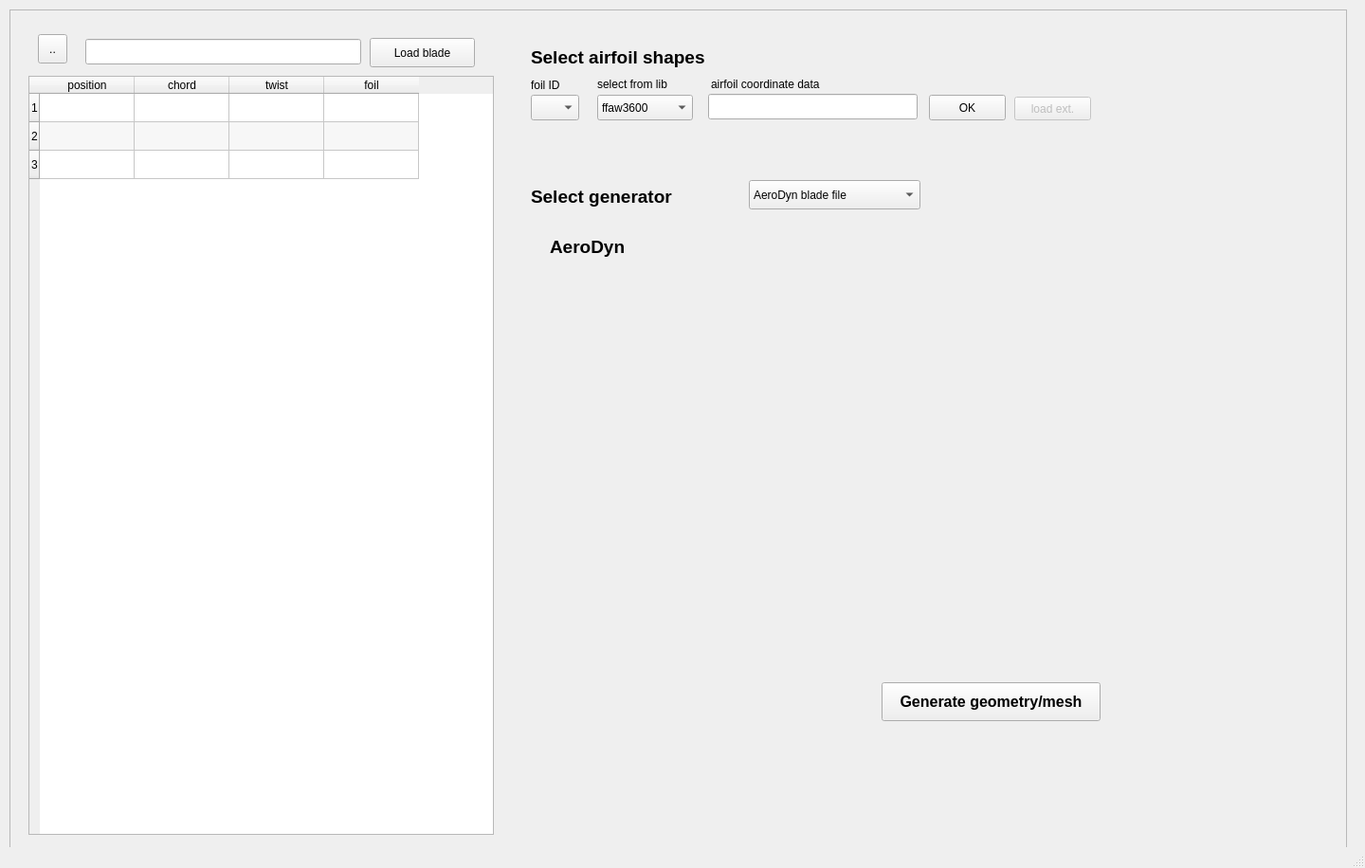
<?xml version="1.0" encoding="UTF-8"?>
<ui version="4.0">
 <class>MainWindow</class>
 <widget class="QMainWindow" name="MainWindow">
  <property name="geometry">
   <rect>
    <x>0</x>
    <y>0</y>
    <width>1440</width>
    <height>916</height>
   </rect>
  </property>
  <property name="windowTitle">
   <string>MainWindow</string>
  </property>
  <widget class="QWidget" name="centralwidget">
   <widget class="QFrame" name="Geo_frame">
    <property name="geometry">
     <rect>
      <x>10</x>
      <y>10</y>
      <width>1411</width>
      <height>901</height>
     </rect>
    </property>
    <property name="frameShape">
     <enum>QFrame::StyledPanel</enum>
    </property>
    <property name="frameShadow">
     <enum>QFrame::Raised</enum>
    </property>
    <widget class="QWidget" name="Geo_widget_3" native="true">
     <property name="geometry">
      <rect>
       <x>10</x>
       <y>20</y>
       <width>511</width>
       <height>861</height>
      </rect>
     </property>
     <widget class="QTableWidget" name="Geo_Table1">
      <property name="enabled">
       <bool>true</bool>
      </property>
      <property name="geometry">
       <rect>
        <x>10</x>
        <y>50</y>
        <width>491</width>
        <height>801</height>
       </rect>
      </property>
      <property name="alternatingRowColors">
       <bool>true</bool>
      </property>
      <property name="gridStyle">
       <enum>Qt::SolidLine</enum>
      </property>
      <property name="sortingEnabled">
       <bool>false</bool>
      </property>
      <row>
       <property name="text">
        <string>1</string>
       </property>
      </row>
      <row>
       <property name="text">
        <string>2</string>
       </property>
      </row>
      <row>
       <property name="text">
        <string>3</string>
       </property>
      </row>
      <column>
       <property name="text">
        <string>position</string>
       </property>
      </column>
      <column>
       <property name="text">
        <string>chord</string>
       </property>
      </column>
      <column>
       <property name="text">
        <string>twist</string>
       </property>
      </column>
      <column>
       <property name="text">
        <string>foil</string>
       </property>
      </column>
     </widget>
     <widget class="QPushButton" name="Geo_Button1">
      <property name="geometry">
       <rect>
        <x>370</x>
        <y>10</y>
        <width>111</width>
        <height>31</height>
       </rect>
      </property>
      <property name="text">
       <string>Load blade</string>
      </property>
     </widget>
     <widget class="QLineEdit" name="Geo_LineEdit1">
      <property name="geometry">
       <rect>
        <x>70</x>
        <y>11</y>
        <width>291</width>
        <height>27</height>
       </rect>
      </property>
      <property name="text">
       <string/>
      </property>
     </widget>
     <widget class="QToolButton" name="Geo_toolButton1">
      <property name="enabled">
       <bool>true</bool>
      </property>
      <property name="geometry">
       <rect>
        <x>20</x>
        <y>6</y>
        <width>31</width>
        <height>31</height>
       </rect>
      </property>
      <property name="text">
       <string>..</string>
      </property>
     </widget>
    </widget>
    <widget class="QWidget" name="Geo_widget_7" native="true">
     <property name="geometry">
      <rect>
       <x>530</x>
       <y>20</y>
       <width>701</width>
       <height>861</height>
      </rect>
     </property>
     <widget class="QWidget" name="Geo_widget" native="true">
      <property name="enabled">
       <bool>true</bool>
      </property>
      <property name="geometry">
       <rect>
        <x>10</x>
        <y>10</y>
        <width>621</width>
        <height>121</height>
       </rect>
      </property>
      <widget class="QLabel" name="Geo_label_2">
       <property name="geometry">
        <rect>
         <x>10</x>
         <y>10</y>
         <width>221</width>
         <height>21</height>
        </rect>
       </property>
       <property name="font">
        <font>
         <pointsize>14</pointsize>
         <weight>75</weight>
         <bold>true</bold>
        </font>
       </property>
       <property name="text">
        <string>Select airfoil shapes </string>
       </property>
      </widget>
      <widget class="QToolButton" name="Geo_toolButton">
       <property name="enabled">
        <bool>false</bool>
       </property>
       <property name="geometry">
        <rect>
         <x>520</x>
         <y>62</y>
         <width>81</width>
         <height>25</height>
        </rect>
       </property>
       <property name="text">
        <string>load ext.</string>
       </property>
      </widget>
      <widget class="QLineEdit" name="Geo_lineEdit">
       <property name="geometry">
        <rect>
         <x>197</x>
         <y>59</y>
         <width>221</width>
         <height>27</height>
        </rect>
       </property>
      </widget>
      <widget class="QComboBox" name="Geo_comboBox_2">
       <property name="geometry">
        <rect>
         <x>10</x>
         <y>60</y>
         <width>51</width>
         <height>27</height>
        </rect>
       </property>
      </widget>
      <widget class="QLabel" name="Geo_label_4">
       <property name="geometry">
        <rect>
         <x>10</x>
         <y>41</y>
         <width>66</width>
         <height>17</height>
        </rect>
       </property>
       <property name="text">
        <string>foil ID</string>
       </property>
      </widget>
      <widget class="QLabel" name="Geo_label_6">
       <property name="geometry">
        <rect>
         <x>200</x>
         <y>40</y>
         <width>161</width>
         <height>17</height>
        </rect>
       </property>
       <property name="text">
        <string>airfoil coordinate data</string>
       </property>
      </widget>
      <widget class="QComboBox" name="Geo_comboBox_3">
       <property name="geometry">
        <rect>
         <x>80</x>
         <y>60</y>
         <width>101</width>
         <height>27</height>
        </rect>
       </property>
       <item>
        <property name="text">
         <string>ffaw3600</string>
        </property>
       </item>
       <item>
        <property name="text">
         <string>ffaw3480</string>
        </property>
       </item>
       <item>
        <property name="text">
         <string>ffaw3360</string>
        </property>
       </item>
       <item>
        <property name="text">
         <string>ffaw3301</string>
        </property>
       </item>
       <item>
        <property name="text">
         <string>ffaw3241</string>
        </property>
       </item>
       <item>
        <property name="text">
         <string>naca0015</string>
        </property>
       </item>
       <item>
        <property name="text">
         <string>cylinder</string>
        </property>
       </item>
       <item>
        <property name="text">
         <string>square</string>
        </property>
       </item>
       <item>
        <property name="text">
         <string>External</string>
        </property>
       </item>
      </widget>
      <widget class="QLabel" name="Geo_label_5">
       <property name="geometry">
        <rect>
         <x>80</x>
         <y>40</y>
         <width>101</width>
         <height>17</height>
        </rect>
       </property>
       <property name="text">
        <string>select from lib</string>
       </property>
      </widget>
      <widget class="QPushButton" name="Geo_pushButton_4">
       <property name="geometry">
        <rect>
         <x>430</x>
         <y>60</y>
         <width>81</width>
         <height>27</height>
        </rect>
       </property>
       <property name="text">
        <string>OK</string>
       </property>
      </widget>
     </widget>
     <widget class="QWidget" name="widget_2" native="true">
      <property name="geometry">
       <rect>
        <x>10</x>
        <y>150</y>
        <width>621</width>
        <height>631</height>
       </rect>
      </property>
      <widget class="QLabel" name="Geo_label">
       <property name="geometry">
        <rect>
         <x>10</x>
         <y>7</y>
         <width>221</width>
         <height>41</height>
        </rect>
       </property>
       <property name="font">
        <font>
         <pointsize>14</pointsize>
         <weight>75</weight>
         <bold>true</bold>
        </font>
       </property>
       <property name="text">
        <string>Select generator</string>
       </property>
      </widget>
      <widget class="QPushButton" name="Geo_Button2">
       <property name="geometry">
        <rect>
         <x>380</x>
         <y>540</y>
         <width>231</width>
         <height>41</height>
        </rect>
       </property>
       <property name="font">
        <font>
         <pointsize>12</pointsize>
         <weight>75</weight>
         <bold>true</bold>
        </font>
       </property>
       <property name="text">
        <string>Generate geometry/mesh</string>
       </property>
      </widget>
      <widget class="QStackedWidget" name="Geo_stackedWidget">
       <property name="geometry">
        <rect>
         <x>10</x>
         <y>50</y>
         <width>411</width>
         <height>471</height>
        </rect>
       </property>
       <property name="currentIndex">
        <number>0</number>
       </property>
       <widget class="QWidget" name="page">
        <widget class="QLabel" name="Geo_label_12">
         <property name="geometry">
          <rect>
           <x>20</x>
           <y>20</y>
           <width>221</width>
           <height>21</height>
          </rect>
         </property>
         <property name="font">
          <font>
           <pointsize>14</pointsize>
           <weight>75</weight>
           <bold>true</bold>
          </font>
         </property>
         <property name="text">
          <string>AeroDyn</string>
         </property>
        </widget>
       </widget>
       <widget class="QWidget" name="page_3">
        <widget class="QLabel" name="Geo_label_13">
         <property name="geometry">
          <rect>
           <x>20</x>
           <y>20</y>
           <width>221</width>
           <height>21</height>
          </rect>
         </property>
         <property name="font">
          <font>
           <pointsize>14</pointsize>
           <weight>75</weight>
           <bold>true</bold>
          </font>
         </property>
         <property name="text">
          <string>turbinesFoam</string>
         </property>
        </widget>
       </widget>
       <widget class="QWidget" name="page_2">
        <widget class="QLabel" name="Geo_label_8">
         <property name="geometry">
          <rect>
           <x>10</x>
           <y>10</y>
           <width>221</width>
           <height>21</height>
          </rect>
         </property>
         <property name="font">
          <font>
           <pointsize>14</pointsize>
           <weight>75</weight>
           <bold>true</bold>
          </font>
         </property>
         <property name="text">
          <string>BB3D</string>
         </property>
        </widget>
        <widget class="QLineEdit" name="Geo_lineEdit_3">
         <property name="geometry">
          <rect>
           <x>20</x>
           <y>160</y>
           <width>191</width>
           <height>27</height>
          </rect>
         </property>
        </widget>
        <widget class="QTableWidget" name="Geo_Table2">
         <property name="enabled">
          <bool>false</bool>
         </property>
         <property name="geometry">
          <rect>
           <x>20</x>
           <y>200</y>
           <width>371</width>
           <height>191</height>
          </rect>
         </property>
         <property name="alternatingRowColors">
          <bool>true</bool>
         </property>
         <property name="gridStyle">
          <enum>Qt::SolidLine</enum>
         </property>
         <property name="sortingEnabled">
          <bool>false</bool>
         </property>
         <column>
          <property name="text">
           <string>loft</string>
          </property>
         </column>
         <column>
          <property name="text">
           <string>end position</string>
          </property>
         </column>
        </widget>
        <widget class="QPushButton" name="Geo_pushButton_2">
         <property name="geometry">
          <rect>
           <x>226</x>
           <y>160</y>
           <width>171</width>
           <height>27</height>
          </rect>
         </property>
         <property name="text">
          <string>set lofts no.</string>
         </property>
        </widget>
        <widget class="QPushButton" name="Geo_pushButton_5">
         <property name="geometry">
          <rect>
           <x>226</x>
           <y>120</y>
           <width>171</width>
           <height>27</height>
          </rect>
         </property>
         <property name="text">
          <string>set spar locations</string>
         </property>
        </widget>
        <widget class="QLineEdit" name="Geo_lineEdit_5">
         <property name="geometry">
          <rect>
           <x>20</x>
           <y>120</y>
           <width>191</width>
           <height>27</height>
          </rect>
         </property>
         <property name="text">
          <string/>
         </property>
        </widget>
        <widget class="QLineEdit" name="Geo_lineEdit_6">
         <property name="geometry">
          <rect>
           <x>60</x>
           <y>50</y>
           <width>191</width>
           <height>27</height>
          </rect>
         </property>
         <property name="text">
          <string/>
         </property>
        </widget>
        <widget class="QPushButton" name="Geo_pushButton_6">
         <property name="geometry">
          <rect>
           <x>253</x>
           <y>50</y>
           <width>141</width>
           <height>27</height>
          </rect>
         </property>
         <property name="text">
          <string>set BB3D exe.</string>
         </property>
        </widget>
        <widget class="QToolButton" name="Geo_toolButton2">
         <property name="enabled">
          <bool>true</bool>
         </property>
         <property name="geometry">
          <rect>
           <x>20</x>
           <y>48</y>
           <width>31</width>
           <height>31</height>
          </rect>
         </property>
         <property name="text">
          <string>..</string>
         </property>
        </widget>
       </widget>
       <widget class="QWidget" name="page_4">
        <widget class="QLabel" name="Geo_label_10">
         <property name="geometry">
          <rect>
           <x>10</x>
           <y>20</y>
           <width>221</width>
           <height>21</height>
          </rect>
         </property>
         <property name="font">
          <font>
           <pointsize>14</pointsize>
           <weight>75</weight>
           <bold>true</bold>
          </font>
         </property>
         <property name="text">
          <string>PGL</string>
         </property>
        </widget>
       </widget>
       <widget class="QWidget" name="page_5">
        <widget class="QLabel" name="Geo_label_11">
         <property name="geometry">
          <rect>
           <x>10</x>
           <y>20</y>
           <width>221</width>
           <height>21</height>
          </rect>
         </property>
         <property name="font">
          <font>
           <pointsize>14</pointsize>
           <weight>75</weight>
           <bold>true</bold>
          </font>
         </property>
         <property name="text">
          <string>Salome</string>
         </property>
        </widget>
        <widget class="QRadioButton" name="Geo_radioButton">
         <property name="geometry">
          <rect>
           <x>10</x>
           <y>160</y>
           <width>131</width>
           <height>22</height>
          </rect>
         </property>
         <property name="text">
          <string>Debug mode?</string>
         </property>
        </widget>
        <widget class="QLineEdit" name="Geo_lineEdit_2">
         <property name="geometry">
          <rect>
           <x>60</x>
           <y>120</y>
           <width>191</width>
           <height>27</height>
          </rect>
         </property>
        </widget>
        <widget class="QPushButton" name="Geo_pushButton">
         <property name="geometry">
          <rect>
           <x>260</x>
           <y>120</y>
           <width>151</width>
           <height>27</height>
          </rect>
         </property>
         <property name="text">
          <string>Load geometry</string>
         </property>
        </widget>
        <widget class="QPushButton" name="Geo_pushButton_3">
         <property name="geometry">
          <rect>
           <x>260</x>
           <y>80</y>
           <width>151</width>
           <height>27</height>
          </rect>
         </property>
         <property name="text">
          <string>Get salome location</string>
         </property>
        </widget>
        <widget class="QLineEdit" name="Geo_lineEdit_4">
         <property name="geometry">
          <rect>
           <x>60</x>
           <y>80</y>
           <width>191</width>
           <height>27</height>
          </rect>
         </property>
        </widget>
       </widget>
      </widget>
      <widget class="QComboBox" name="Geo_comboBox">
       <property name="geometry">
        <rect>
         <x>240</x>
         <y>10</y>
         <width>181</width>
         <height>31</height>
        </rect>
       </property>
       <item>
        <property name="text">
         <string>AeroDyn blade file</string>
        </property>
       </item>
       <item>
        <property name="text">
         <string>turbinesFoam file</string>
        </property>
       </item>
       <item>
        <property name="text">
         <string>BB3D</string>
        </property>
       </item>
       <item>
        <property name="text">
         <string>PGL</string>
        </property>
       </item>
       <item>
        <property name="text">
         <string>Salome</string>
        </property>
       </item>
      </widget>
     </widget>
    </widget>
   </widget>
  </widget>
  <widget class="QStatusBar" name="statusbar"/>
 </widget>
 <resources/>
 <connections/>
</ui>
